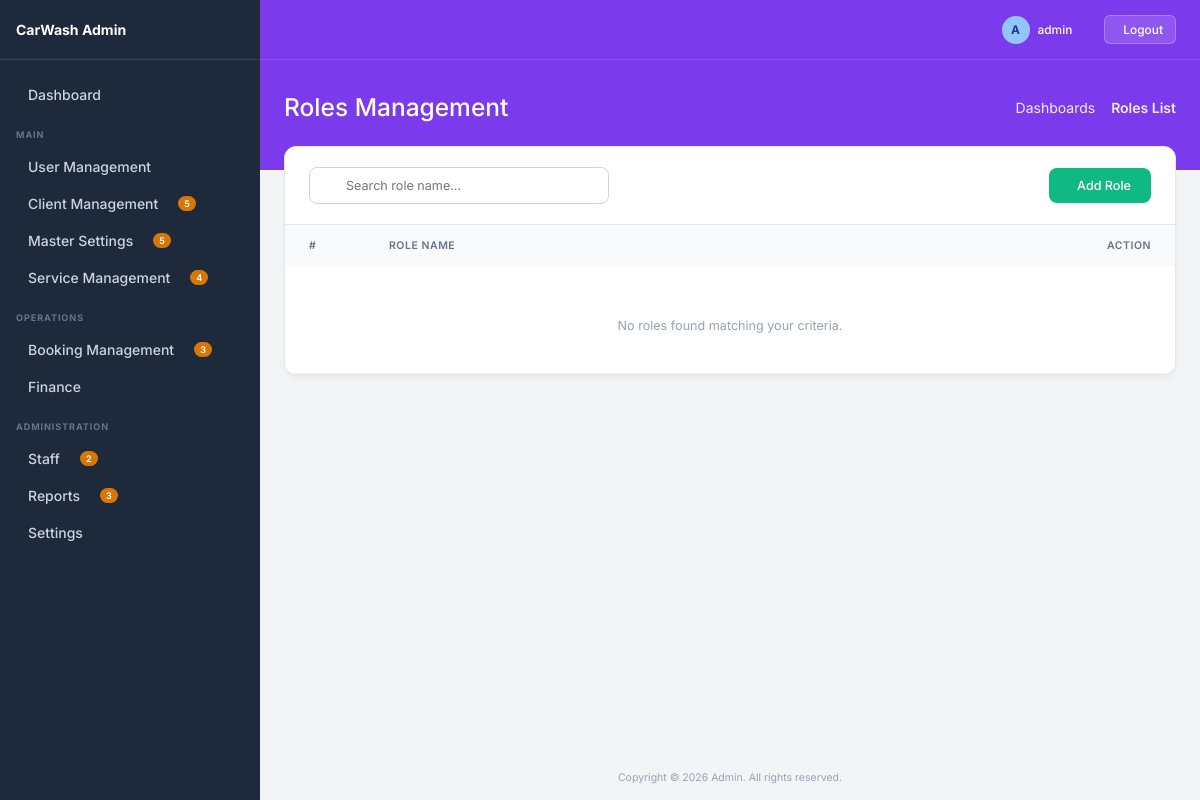
The page /roles/ (signed in) on the database as committed earlier.
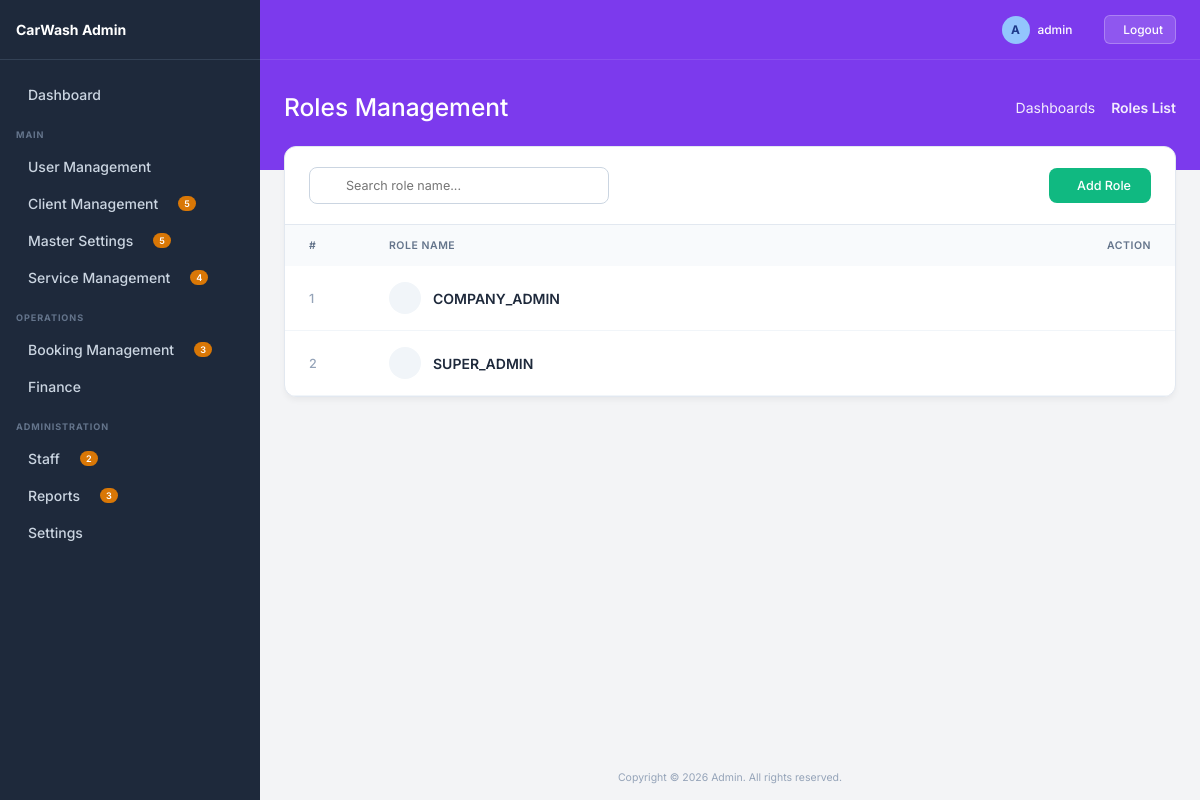
The same page on the database as committed later.
### core/models.py (models this page shows, shortened)
class BaseModel(models.Model):
    id = models.UUIDField(primary_key=True, default=uuid.uuid4, editable=False)
    auto_id = models.PositiveIntegerField(db_index=True, unique=True)
    creator = models.ForeignKey(
        "auth.User", blank=True, null=True,related_name="creator_%(class)s_objects", on_delete=models.CASCADE)
    updater = models.ForeignKey("auth.User", blank=True, null=True,
                                related_name="updater_%(class)s_objects", on_delete=models.CASCADE)
    date_added = models.DateTimeField(db_index=True, auto_now_add=True)
    date_updated = models.DateTimeField(auto_now_add=True)
    is_deleted = models.BooleanField(default=False)
    class Meta:
        abstract = True

class Role(BaseModel):
    name = models.CharField(max_length=100)

### core/views.py (the view)
# urls.py: path('roles/', views.role_list, name='role_list'),
@login_required
def role_list(request):
    search_query = request.GET.get('search', '')
    roles = Role.objects.filter(is_deleted=False).order_by('-date_added')
    if search_query:
        roles = roles.filter(name__icontains=search_query)
    paginator = Paginator(roles, 10)
    page_number = request.GET.get('page')
    page_obj = paginator.get_page(page_number)
    return render(request, 'user/role_list.html', {
        'page_obj': page_obj,
        'search': search_query,
        'title': 'System Roles'
    })

### core/templates/user/role_list.html (shortened to what this page needs)
{% extends 'base.html' %}
{% block page_title %}Roles Management{% endblock %}
{% block breadcrumb_active %}Roles List{% endblock %}
{% block content %}
<div class="list-container">
    <div class="list-header">
        <form method="GET" class="search-wrapper">
            <input type="text" name="search" value="{{search}}" placeholder="Search role name..." class="search-input">
        </form>
        <a href="{% url 'role_create' %}" class="btn-create">
             Add Role
        </a>
    </div>
    <div style="overflow-x: auto;">
        <table class="premium-table">
            <thead>
                <tr>
                    <th style="width: 80px;">#</th>
                    <th>Role Name</th>
                    <th style="width: 120px; text-align: right;">Action</th>
                </tr>
            </thead>
            <tbody>
                {% for obj in page_obj %}
                <tr>
                    <td style="font-weight: 500; color: #94a3b8;">{{ forloop.counter }}</td>
                    <td style="font-weight: 600; color: #1e293b;">
                        <div style="display: flex; align-items: center; gap: 12px;">
                            <div style="width: 32px; height: 32px; border-radius: 50%; background: #f1f5f9; display: flex; align-items: center; justify-content: center; color: #64748b;">
                            </div>
                            <div>
                                <div style="color: #1e293b;">{{ obj.name }}</div>
                            </div>
                        </div>
                    </td>
                    <td style="text-align: right;">
                        <div style="display: flex; gap: 8px; justify-content: flex-end;">
                            <a href="{% url 'role_edit' obj.pk %}" class="action-btn edit" title="Edit">
                            </a>
                            <a href="{% url 'role_delete' obj.pk %}" onclick="return confirm('Delete this role?')" class="action-btn delete" title="Delete">
                            </a>
                        </div>
                    </td>
                </tr>
                {% empty %}
                <tr>
                    <td colspan="3" style="text-align:center; padding: 40px; color: #94a3b8;">
                        No roles found matching your criteria.
                    </td>
                </tr>
                {% endfor %}
            </tbody>
        </table>
    </div>
</div>
{% endblock %}

Rows that differ between the two databases and show on the page:
added Role: name "COMPANY_ADMIN"
added Role: name "SUPER_ADMIN"
Other text that changed with them:
text no longer shown: "No roles found matching your criteria."
